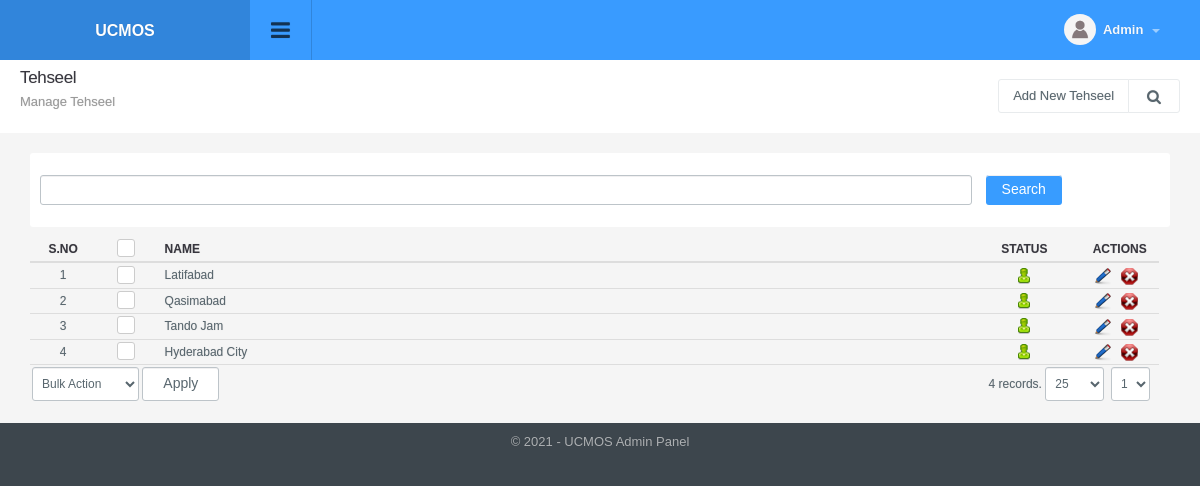
Page /tehseel_manage.php (signed in) on the committed database.
### tables this page shows
CREATE TABLE `config_variable` (
  `id` int(11) NOT NULL,
  `config_type_id` int(11) NOT NULL,
  `title` varchar(512) NOT NULL,
  `notes` varchar(512) NOT NULL,
  `type` varchar(200) NOT NULL,
  `default_values` text NOT NULL,
  `key` varchar(200) NOT NULL,
  `value` text NOT NULL,
  `sortorder` int(11) NOT NULL
);

CREATE TABLE `tehseel` (
  `id` int(11) NOT NULL,
  `name` varchar(220) NOT NULL,
  `status` int(1) NOT NULL DEFAULT '1',
  `ts` timestamp NOT NULL DEFAULT CURRENT_TIMESTAMP ON UPDATE CURRENT_TIMESTAMP
);

### include/utility.php (called while the page is built, shortened)
<?php
function get_config($var){
	global $dblink;
	$sql="select value from config_variable where `key`='".slash($var)."'";
	$resConfig=doquery($sql,$dblink);
	if(numrows($resConfig)>0){
		while($rowConfig=dofetch($resConfig))
			return unslash($rowConfig["value"]);
	}
}
$site_title=get_config("site_title");
function slash($str){
	if(!is_array($str))
		return utf8_encode(addslashes($str));
	else{
		for($i=0; $i<count($str); $i++)
			$str[$i]=slash($str[$i]);
		return $str;
	}
}
function unslash($str){
	return stripslashes(utf8_decode($str));
	}

### include/db.php (called while the page is built, shortened)
<?php
function doquery($qr,$lnk){
	@$res=mysqli_query($lnk,$qr) or die($qr." - ".mysqli_error($lnk));
	return $res;
}
function dofetch($rs){
	@$rec=mysqli_fetch_array($rs);
	return $rec;
}
function numrows($rs){
	return mysqli_num_rows($rs);
}

### modules/tehseel/list.php (the view, shortened to what this page needs)
<?php
$q="";
$extra='';
$is_search=false;
if(isset($_SESSION["tehseel_manage"]["q"]))
	$q=$_SESSION["tehseel_manage"]["q"];
else
	$q="";
?>
<div class="page-header">
	<h1 class="title"> Tehseel</h1>
  	<ol class="breadcrumb">
    	<li class="active">Manage Tehseel</li>
  	</ol>
  	<div class="right">
    	<div class="btn-group" role="group" aria-label="...">
        	<a href="tehseel_manage.php?tab=add" class="btn btn-light editproject">Add New Tehseel</a> <a id="topstats" class="btn btn-light" href="#"><i class="fa fa-search"></i></a>
        </div>
  	</div>
</div>
<ul class="topstats clearfix search_filter"<?php if($is_search) echo ' style="display: block"';?>>
	<li class="col-xs-12 col-lg-12 col-sm-12">
        <div>
        	<form class="form-horizontal" action="" method="get">
                <div class="col-sm-10 col-xs-8">
                  <input type="text" title="Enter String" value="<?php echo $q;?>" name="q" id="search" class="form-control" >
                </div>
                <div class="col-sm-1 col-xs-2">
                    <input type="submit" class="btn btn-default btn-l" value="Search" alt="Search Record" title="Search Record" />
                </div>
          	</form>
        </div>
  	</li>
</ul>
<div class="panel-body table-responsive">
	<table class="table table-hover list">
    	<thead>
            <tr>
                <th width="5%" class="text-center">S.no</th>
                <th class="text-center" width="5%"><div class="checkbox checkbox-primary">
                    <label for="select_all"></label></div></th>
                <th width="60%">Name</th>
                <th width="10%" class="text-center">Status</th>
                <th width="5%">Actions</th>
            </tr>
    	</thead>
    	<tbody>
			<?php
            $sql="select * from tehseel where 1 $extra";
            $rs=show_page($rows, $pageNum, $sql);
            if(numrows($rs)>0){
                $sn=1;
                while($r=dofetch($rs)){
                    ?>
                    <tr>
                        <td class="text-center"><?php echo $sn;?></td>
                        <td class="text-center"><div class="checkbox margin-t-0 checkbox-primary">
                            <label for="<?php echo "rec_".$sn?>"></label></div>
                        </td>
                        <td><?php echo unslash($r["name"]); ?></td>
                        <td class="text-center"><a href="tehseel_manage.php?id=<?php echo $r['id'];?>&tab=status&s=<?php echo ($r["status"]==0)?1:0;?>">
                            <?php
                            if($r["status"]==0){
                                ?>
                                <img src="images/offstatus.png" alt="Off" title="Set Status On">
                                <?php
                            }
                            else{
                                ?>
                                <img src="images/onstatus.png" alt="On" title="Set Status Off">
                                <?php
                            }
                            ?>
                        </a></td>
                        <td>
                            <a href="tehseel_manage.php?tab=edit&id=<?php echo $r['id'];?>"><img title="Edit Record" alt="Edit" src="images/edit.png"></a>&nbsp;&nbsp;
                            <a onclick="return confirm('Are you sure you want to delete')" href="tehseel_manage.php?id=<?php echo $r['id'];?>&amp;tab=delete"><img title="Delete Record" alt="Delete" src="images/delete.png"></a>
                        </td>
                    </tr>
                    <?php
                    $sn++;
                }
                ?>
                <tr>
                    <td colspan="3" class="actions">
                        <select name="bulk_action" id="bulk_action" title="Choose Action">
                            <option value="null">Bulk Action</option>
                        </select>
                        <input type="button" name="apply" value="Apply" id="apply_bulk_action" class="btn btn-light" title="Apply Action"  />
                    </td>
                    <td colspan="3" class="paging" title="Paging" align="right"><?php echo pages_list($rows, "admin", $sql, $pageNum)?></td>
                </tr>
                <?php
            }
            else{
                ?>
                <tr>
                    <td colspan="8"  class="no-record">No Result Found</td>
                </tr>
                <?php
            }
            ?>
    	</tbody>
  	</table>
</div>

### include/header.php (shortened to what this page needs)
<!DOCTYPE html PUBLIC "-//W3C//DTD XHTML 1.0 Transitional//EN" "http://www.w3.org/TR/xhtml1/DTD/xhtml1-transitional.dtd">
<html xmlns="http://www.w3.org/1999/xhtml">
<head>
<link type="text/css" rel="stylesheet" href="css/font-awesome.min.css" />
<link type="text/css" rel="stylesheet" href="css/font-awesome.css" />
<link type="text/css" rel="stylesheet"  href="css/bootstrap.css" />
<link rel="stylesheet" href="css/bootstrap-datetimepicker.min.css" />
<link type="text/css" rel="stylesheet"  href="css/awesome-bootstrap-checkbox.css" />
<link href="css/general.css" type="text/css" rel="stylesheet" />
<link type="text/css" rel="stylesheet"  href="css/style.css" />
<link rel="stylesheet" href="//code.jquery.com/ui/1.12.1/themes/base/jquery-ui.css">
</head>
<body>
	<div id="wrapper" class="round_corners">
    	<div id="top" class="clearfix">
            <div class="applogo">
			<a href="index.php" class="logo"><?php $admin_logo=get_config("admin_logo"); if(empty($admin_logo)) echo $site_title; else { ?><img src="<?php echo $file_upload_root;?>config/<?php echo $admin_logo?>" /><?php }?></a>
            </div>
            <a class="sidebar-open-button" href="#"><i class="fa fa-bars"></i></a>
            <ul class="top-right">
            	<li class="dropdown link">
                	<a class="dropdown-toggle profilebox" data-toggle="dropdown" href="#">
                    	<img alt="img" src="images/profileimg-default.png">
                        <b><?php echo ucfirst((isset($_SESSION["logged_in_admin"]) && $_SESSION["logged_in_admin"]!="")?$_SESSION["logged_in_admin"]["name"]:"Guest");?></b>
                        <span class="caret"></span>
                    </a>
                </li>
           </ul>
        </div>
		<div class="content" style="margin-left:0">

### include/footer.php (shortened to what this page needs)
<div id="footer" class="bottom_round_corners">
	<div id="footer_content">
    	<address>&copy; <?php echo date("Y");?> - <?php echo $site_title; ?> Admin Panel</address>
    </div>
</div>
<link href="js/fancybox/jquery.fancybox.min.css" rel="stylesheet" type="text/css" />
<link href="js/chosen/chosen.css" rel="stylesheet" type="text/css" />
<link rel="stylesheet" type="text/css" href="css/angularjs-datetime-picker.css" />
</body>
</html>

### rows in the picture
config_variable: value "UCMOS"
tehseel: name "Latifabad", status 1 (drawn)
tehseel: name "Qasimabad", status 1 (drawn)
tehseel: name "Tando Jam", status 1 (drawn)
tehseel: name "Hyderabad City", status 1 (drawn)

### other values in the picture
pages_list($rows, "admin", $sql, $pageNum) "4 records."
form field page "1"
